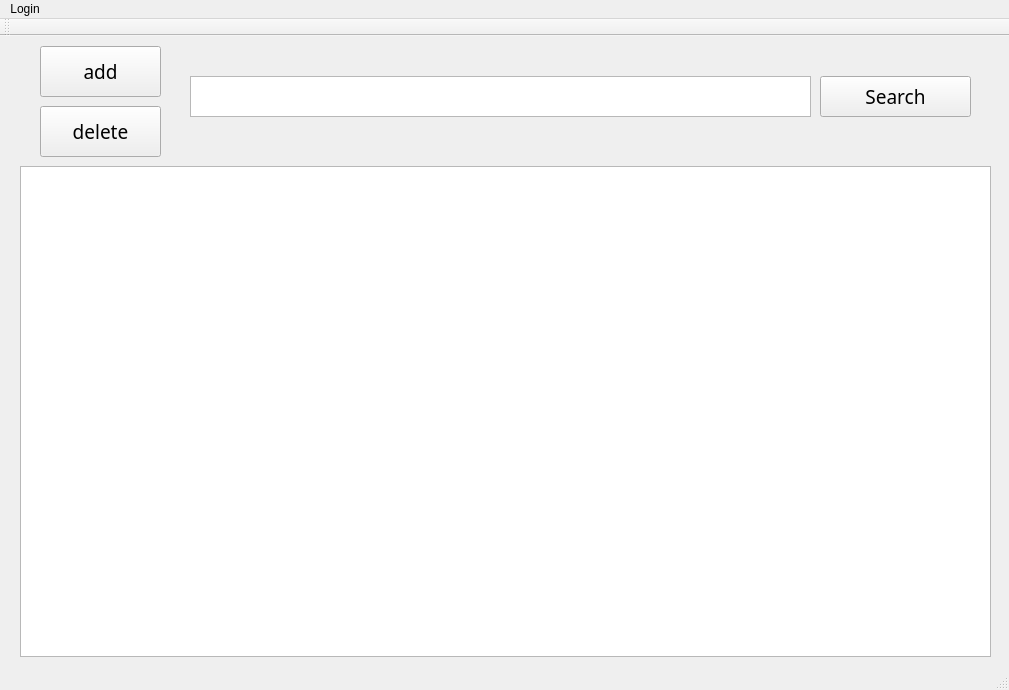
<?xml version="1.0" encoding="UTF-8"?>
<ui version="4.0">
 <class>MainWindow</class>
 <widget class="QMainWindow" name="MainWindow">
  <property name="geometry">
   <rect>
    <x>0</x>
    <y>0</y>
    <width>1009</width>
    <height>690</height>
   </rect>
  </property>
  <property name="windowTitle">
   <string>MainWindow</string>
  </property>
  <widget class="QWidget" name="centralWidget">
   <widget class="QTextEdit" name="textEdit">
    <property name="geometry">
     <rect>
      <x>190</x>
      <y>40</y>
      <width>621</width>
      <height>41</height>
     </rect>
    </property>
    <property name="font">
     <font>
      <family>Arial Unicode MS</family>
      <pointsize>14</pointsize>
     </font>
    </property>
   </widget>
   <widget class="QPushButton" name="pushButton">
    <property name="geometry">
     <rect>
      <x>820</x>
      <y>40</y>
      <width>151</width>
      <height>41</height>
     </rect>
    </property>
    <property name="font">
     <font>
      <family>Arial Unicode MS</family>
      <pointsize>14</pointsize>
     </font>
    </property>
    <property name="text">
     <string>Search</string>
    </property>
   </widget>
   <widget class="QTableView" name="tableView">
    <property name="geometry">
     <rect>
      <x>20</x>
      <y>130</y>
      <width>971</width>
      <height>491</height>
     </rect>
    </property>
    <property name="editTriggers">
     <set>QAbstractItemView::NoEditTriggers</set>
    </property>
    <property name="tabKeyNavigation">
     <bool>true</bool>
    </property>
    <property name="dragEnabled">
     <bool>true</bool>
    </property>
    <property name="showGrid">
     <bool>false</bool>
    </property>
    <property name="gridStyle">
     <enum>Qt::NoPen</enum>
    </property>
    <property name="cornerButtonEnabled">
     <bool>true</bool>
    </property>
   </widget>
   <widget class="QPushButton" name="pushButton_2">
    <property name="geometry">
     <rect>
      <x>40</x>
      <y>10</y>
      <width>121</width>
      <height>51</height>
     </rect>
    </property>
    <property name="font">
     <font>
      <family>Arial Unicode MS</family>
      <pointsize>14</pointsize>
     </font>
    </property>
    <property name="text">
     <string>add</string>
    </property>
   </widget>
   <widget class="QPushButton" name="pushButton_3">
    <property name="geometry">
     <rect>
      <x>40</x>
      <y>70</y>
      <width>121</width>
      <height>51</height>
     </rect>
    </property>
    <property name="font">
     <font>
      <family>Arial Unicode MS</family>
      <pointsize>14</pointsize>
     </font>
    </property>
    <property name="text">
     <string>delete</string>
    </property>
   </widget>
  </widget>
  <widget class="QMenuBar" name="menuBar">
   <property name="geometry">
    <rect>
     <x>0</x>
     <y>0</y>
     <width>1009</width>
     <height>25</height>
    </rect>
   </property>
   <widget class="QMenu" name="menuLogin">
    <property name="title">
     <string>Login</string>
    </property>
   </widget>
   <addaction name="menuLogin"/>
  </widget>
  <widget class="QToolBar" name="mainToolBar">
   <attribute name="toolBarArea">
    <enum>TopToolBarArea</enum>
   </attribute>
   <attribute name="toolBarBreak">
    <bool>false</bool>
   </attribute>
  </widget>
  <widget class="QStatusBar" name="statusBar"/>
 </widget>
 <layoutdefault spacing="6" margin="11"/>
 <resources/>
 <connections/>
</ui>
